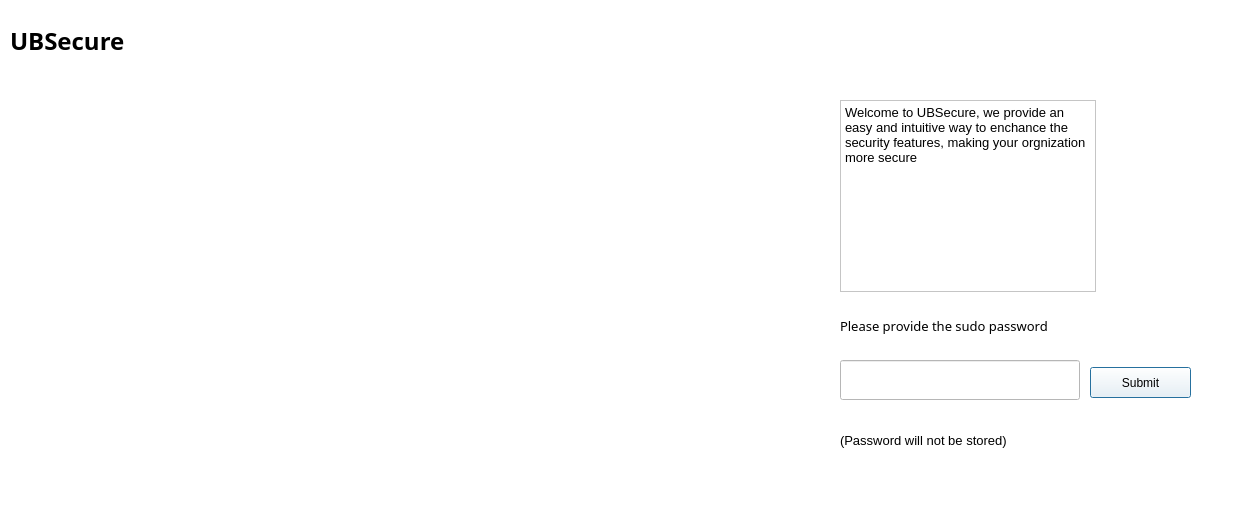
<?xml version="1.0" encoding="UTF-8"?>
<ui version="4.0">
 <class>openingpage</class>
 <widget class="QDialog" name="openingpage">
  <property name="geometry">
   <rect>
    <x>0</x>
    <y>0</y>
    <width>1242</width>
    <height>529</height>
   </rect>
  </property>
  <property name="minimumSize">
   <size>
    <width>1242</width>
    <height>529</height>
   </size>
  </property>
  <property name="maximumSize">
   <size>
    <width>1242</width>
    <height>529</height>
   </size>
  </property>
  <property name="windowTitle">
   <string>Dialog</string>
  </property>
  <property name="styleSheet">
   <string notr="true">background-color:rgb(255, 255, 255)</string>
  </property>
  <widget class="QLabel" name="bgpic">
   <property name="geometry">
    <rect>
     <x>50</x>
     <y>10</y>
     <width>1242</width>
     <height>529</height>
    </rect>
   </property>
   <property name="minimumSize">
    <size>
     <width>1242</width>
     <height>529</height>
    </size>
   </property>
   <property name="maximumSize">
    <size>
     <width>1242</width>
     <height>529</height>
    </size>
   </property>
   <property name="text">
    <string/>
   </property>
   <property name="pixmap">
    <pixmap>../Documents/Secura/p5.PNG</pixmap>
   </property>
  </widget>
  <widget class="QLabel" name="title">
   <property name="geometry">
    <rect>
     <x>10</x>
     <y>0</y>
     <width>211</width>
     <height>81</height>
    </rect>
   </property>
   <property name="font">
    <font>
     <family>Segoe UI Semibold</family>
     <pointsize>18</pointsize>
     <weight>75</weight>
     <bold>true</bold>
     <underline>false</underline>
    </font>
   </property>
   <property name="text">
    <string>UBSecure</string>
   </property>
  </widget>
  <widget class="QLabel" name="passask">
   <property name="geometry">
    <rect>
     <x>840</x>
     <y>300</y>
     <width>271</width>
     <height>51</height>
    </rect>
   </property>
   <property name="font">
    <font>
     <family>Segoe UI Semilight</family>
     <pointsize>10</pointsize>
    </font>
   </property>
   <property name="text">
    <string>Please provide the sudo password</string>
   </property>
  </widget>
  <widget class="QTextBrowser" name="textBrowser">
   <property name="geometry">
    <rect>
     <x>840</x>
     <y>100</y>
     <width>256</width>
     <height>192</height>
    </rect>
   </property>
   <property name="html">
    <string>&lt;!DOCTYPE HTML PUBLIC &quot;-//W3C//DTD HTML 4.0//EN&quot; &quot;http://www.w3.org/TR/REC-html40/strict.dtd&quot;&gt;
&lt;html&gt;&lt;head&gt;&lt;meta name=&quot;qrichtext&quot; content=&quot;1&quot; /&gt;&lt;style type=&quot;text/css&quot;&gt;
p, li { white-space: pre-wrap; }
&lt;/style&gt;&lt;/head&gt;&lt;body style=&quot; font-family:'Ubuntu'; font-size:11pt; font-weight:400; font-style:normal;&quot;&gt;
&lt;p style=&quot; margin-top:0px; margin-bottom:0px; margin-left:0px; margin-right:0px; -qt-block-indent:0; text-indent:0px;&quot;&gt;&lt;span style=&quot; font-family:'MS Shell Dlg 2'; font-size:10pt;&quot;&gt;Welcome to UBSecure, we provide an easy and intuitive way to enchance the security features, making your orgnization more secure&lt;/span&gt;&lt;/p&gt;
&lt;p style=&quot;-qt-paragraph-type:empty; margin-top:0px; margin-bottom:0px; margin-left:0px; margin-right:0px; -qt-block-indent:0; text-indent:0px; font-family:'MS Shell Dlg 2'; font-size:10pt;&quot;&gt;&lt;br /&gt;&lt;/p&gt;&lt;/body&gt;&lt;/html&gt;</string>
   </property>
  </widget>
  <widget class="QLabel" name="label">
   <property name="geometry">
    <rect>
     <x>840</x>
     <y>420</y>
     <width>221</width>
     <height>41</height>
    </rect>
   </property>
   <property name="font">
    <font>
     <pointsize>10</pointsize>
    </font>
   </property>
   <property name="text">
    <string>(Password will not be stored)</string>
   </property>
  </widget>
  <widget class="QPushButton" name="submitbutton">
   <property name="geometry">
    <rect>
     <x>1090</x>
     <y>367</y>
     <width>101</width>
     <height>31</height>
    </rect>
   </property>
   <property name="text">
    <string>Submit</string>
   </property>
  </widget>
  <widget class="QLineEdit" name="lineEdit">
   <property name="geometry">
    <rect>
     <x>840</x>
     <y>360</y>
     <width>240</width>
     <height>40</height>
    </rect>
   </property>
  </widget>
 </widget>
 <resources/>
 <connections/>
</ui>
